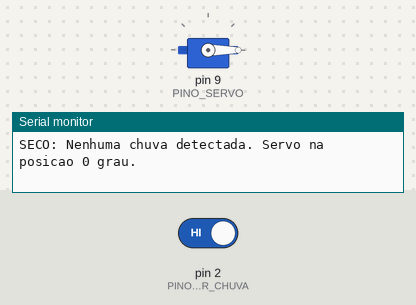
A sketch run on a simulated Arduino Uno, built with avr-gcc and run on an emulated ATmega328P. Parts: servo, the last lines printed to the serial monitor. Inputs (shaded band) come from the test bench; at power-on: pin 2 (PINO_SENSOR_CHUVA) HIGH.

Above: at 2.8 s.
2.9 s: pin 2 (PINO_SENSOR_CHUVA) driven LOW
At 3.6 s:
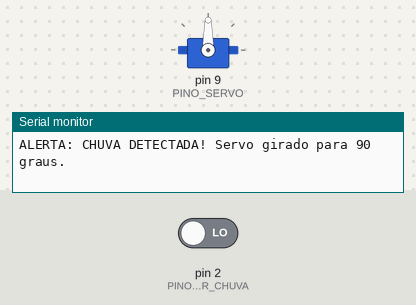
4.5 s: pin 2 (PINO_SENSOR_CHUVA) driven HIGH
At 5.9 s:
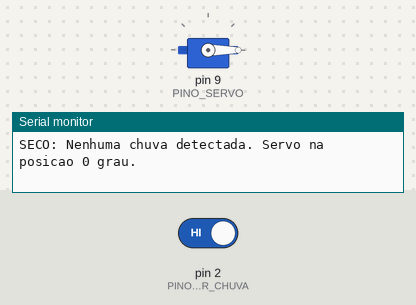
Timing chart, 0 to 7.5 s (numbered marks = the images above; inputs shaded):
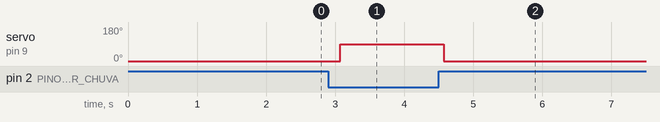

The sketch:

script_varal_autom_tico.ino
```cpp
#include <Servo.h>

// --- 1. Definição dos Pinos e Constantes ---
const int PINO_SENSOR_CHUVA = 2; // Pino Digital para o Sensor de Chuva (OUT)
const int PINO_SERVO = 9;        // Pino PWM para o Servo Motor (Sinal)

// Posições do Servo (em graus)
const int POSICAO_FECHADO = 0;   // Posição inicial (sem chuva)
const int POSICAO_ABERTO = 90;   // Posição para 90 graus (com chuva)

// Variável para o objeto Servo
Servo meuServo;


void setup() {
  Serial.begin(9600);
  Serial.println("Sistema de Sensor de Chuva e Servo Iniciado!");

  // Configura o pino do Sensor de Chuva como ENTRADA
  pinMode(PINO_SENSOR_CHUVA, INPUT);

  // Anexa o objeto Servo ao pino (liga o Servo)
  meuServo.
    attach(PINO_SERVO);

  // Garante que o servo comece na posição "fechado" (sem chuva)
  meuServo.write(POSICAO_FECHADO);
  Serial.print("Servo na posicao inicial: ");
  Serial.println(POSICAO_FECHADO);

  // O Sensor de Chuva padrão retorna LOW quando há chuva (ÁGUA = LOW)
  // Se o seu sensor retornar HIGH com água, mude esta lógica no loop.
}


void loop() {

  // Lê o estado do Sensor de Chuva (LOW = Chuva, HIGH = Seco/Não detectado)
  int estadoSensor = digitalRead(PINO_SENSOR_CHUVA);

  // Se o sensor detectar chuva (LOW)
  if (estadoSensor == LOW) {

    // Gira o Servo para 90 graus (POSICAO_ABERTO)
    meuServo.write(POSICAO_ABERTO);
    Serial.println("ALERTA: CHUVA DETECTADA! Servo girado para 90 graus.");

    // Pequeno delay para estabilizar o servo e não inundar o Serial Monitor
    delay(500);
  }
  // Se o sensor não detectar chuva (HIGH)
  else {

    // Retorna o Servo para 0 graus (POSICAO_FECHADO)
    meuServo.write(POSICAO_FECHADO);
    Serial.println("SECO: Nenhuma chuva detectada. Servo na posicao 0 grau.");

    // Delay maior quando o sistema está inativo
    delay(1000);
  }
}
```

Measured:
- after the input at 2.9 s, servo on pin 9 (PINO_SERVO): 0° → 90° after 0.17 s
- after the input at 4.5 s, servo on pin 9 (PINO_SERVO): 90° → 0° after 0.07 s
